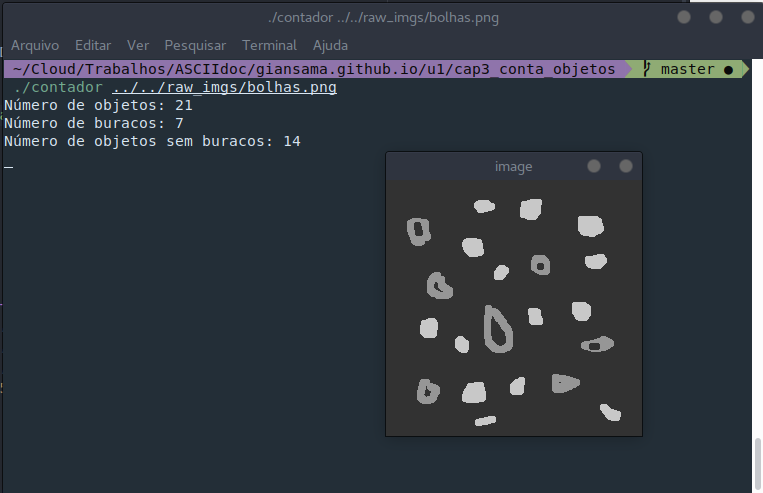
//> input picture u1/cap3_conta_objetos/img_saida.png, 763 x 493 px
$ ./contador img_saida.png   (built with g++ and OpenCV 4)
//> lines starting //> are read from the running program, lines starting //| are printed output that depends on the picture
#include <iostream>
#include <cv.h>
#include <highgui.h>
#include <opencv2/opencv.hpp>
using namespace cv;
using namespace std;
//
int main(int argc, char **argv)
{
    Mat image, mask;
    int width, height;
    int n_objetos, n_buraco;
//
    CvPoint p;
    image = imread(argv[1], CV_LOAD_IMAGE_GRAYSCALE);
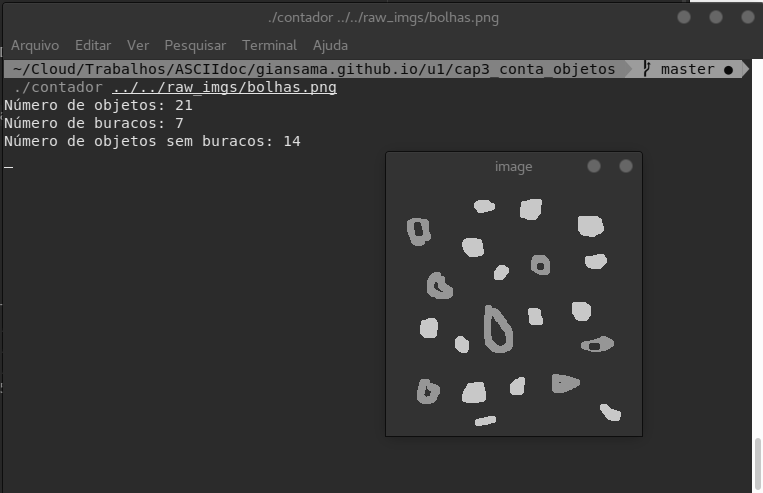
//> image: 493 rows x 763 cols, CV_8UC1; min 8, max 252, mean 54.3
//
    if (!image.data) {
        cout << "Não foi possível abrir a imagem";
        return (-1);
    }
    height = image.size().height;       //linhas
//> height = 493
    width = image.size().width;         //colunas
//> width = 763
//
    p.x = 0;
    p.y = 0;
    for (int k = 0; k < height; k++) {
        floodFill(image, CvPoint(k,0), 0);
        floodFill(image, CvPoint(k,255), 0);
        floodFill(image, CvPoint(0,k), 0);
        floodFill(image, CvPoint(255,k), 0);
    }
//> this loop made 493 passes
//> pass 1, `floodFill(image, CvPoint(255,k), 0);`:
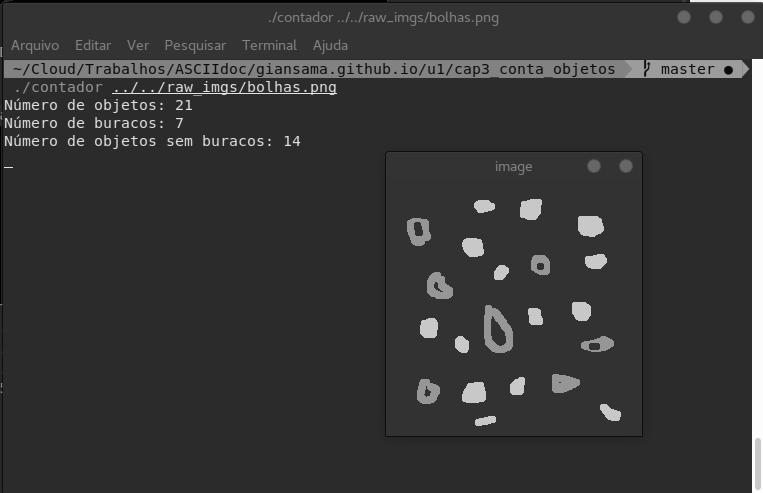
//> image: 493 rows x 763 cols, CV_8UC1; min 0, max 252, mean 54.2
//> after the loop:
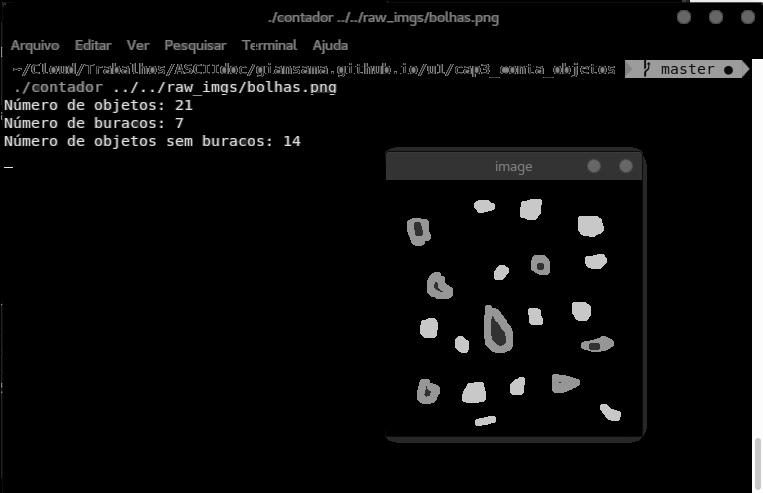
//> image: 493 rows x 763 cols, CV_8UC1; min 0, max 252, mean 12.1
//
    n_objetos = 0;
    for (int i = 0; i < height; i++) {
        for (int j = 0; j < width; j++) {
            if (image.at < uchar > (i, j) == 255) {
                n_objetos++;
                p.x = j;
                p.y = i;
//
                floodFill(image, p, 200);
            }
        }
    }
//> after the loop, n_objetos = 0
    floodFill(image,cvPoint(0,0), 50);
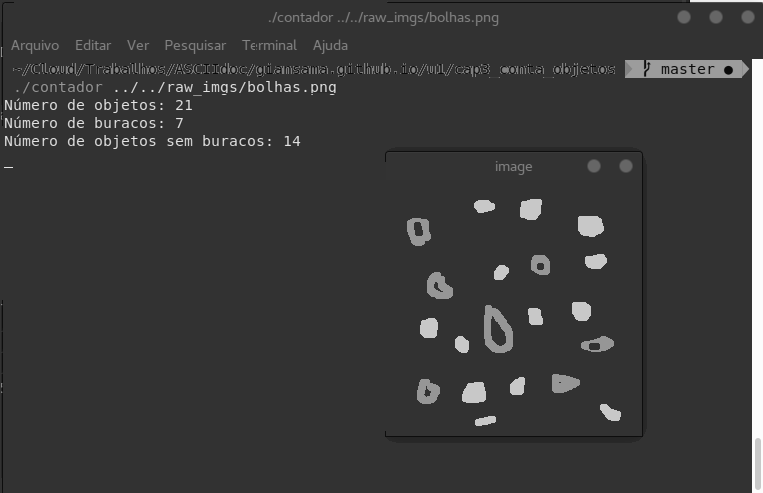
//> image: 493 rows x 763 cols, CV_8UC1; min 8, max 252, mean 56.8
//
    n_buraco = 0;
    for (int i = 0; i < height; i++) {
        for (int j = 0; j < width; j++) {
            if (image.at < uchar > (i, j) == 0) {
                p.x = j;
                p.y = i;
                floodFill(image, p, 50);
//
                if(image.at< uchar>(i, j-1) == 200)
                {
                    n_buraco++;
                    floodFill(image,cvPoint(p.x-1,p.y), 150);
                }
            }
        }
    }
//> after the loop, n_buraco = 0
//
    cout << "Número de objetos: " << n_objetos << endl;
//| Número de objetos: 0
    cout << "Número de buracos: " << n_buraco << endl;
//| Número de buracos: 0
    cout << "Número de objetos sem buracos: " << n_objetos - n_buraco << endl;
//| Número de objetos sem buracos: 0
//
    imshow("image", image);
    waitKey();
    return 0;
}
